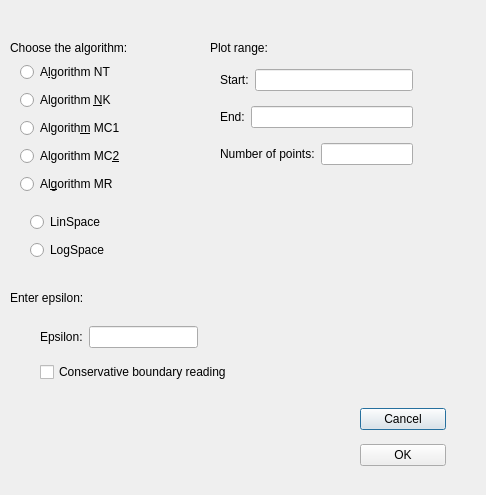
<?xml version="1.0" encoding="UTF-8"?>
<ui version="4.0">
 <class>LoopShapingDialog</class>
 <widget class="QDialog" name="LoopShapingDialog">
  <property name="geometry">
   <rect>
    <x>0</x>
    <y>0</y>
    <width>486</width>
    <height>495</height>
   </rect>
  </property>
  <property name="windowTitle">
   <string>Dialog</string>
  </property>
  <widget class="QLabel" name="label">
   <property name="geometry">
    <rect>
     <x>10</x>
     <y>40</y>
     <width>181</width>
     <height>16</height>
    </rect>
   </property>
   <property name="text">
    <string>Choose the algorithm:</string>
   </property>
  </widget>
  <widget class="QLabel" name="label_2">
   <property name="geometry">
    <rect>
     <x>10</x>
     <y>290</y>
     <width>111</width>
     <height>16</height>
    </rect>
   </property>
   <property name="text">
    <string>Enter epsilon:</string>
   </property>
  </widget>
  <widget class="QWidget" name="layoutWidget">
   <property name="geometry">
    <rect>
     <x>20</x>
     <y>60</y>
     <width>167</width>
     <height>141</height>
    </rect>
   </property>
   <layout class="QVBoxLayout" name="verticalLayout">
    <item>
     <widget class="QRadioButton" name="ntRadio">
      <property name="text">
       <string>A&amp;lgorithm NT</string>
      </property>
     </widget>
    </item>
    <item>
     <widget class="QRadioButton" name="nkRadio">
      <property name="text">
       <string>Algorithm &amp;NK</string>
      </property>
     </widget>
    </item>
    <item>
     <widget class="QRadioButton" name="mc1Radio">
      <property name="text">
       <string>Algorith&amp;m MC1</string>
      </property>
     </widget>
    </item>
    <item>
     <widget class="QRadioButton" name="mc2Radio">
      <property name="text">
       <string>Algorithm MC&amp;2</string>
      </property>
     </widget>
    </item>
    <item>
     <widget class="QRadioButton" name="mrRadio">
      <property name="text">
       <string>Al&amp;gorithm MR</string>
      </property>
     </widget>
    </item>
   </layout>
  </widget>
  <widget class="QWidget" name="layoutWidget1">
   <property name="geometry">
    <rect>
     <x>40</x>
     <y>320</y>
     <width>158</width>
     <height>34</height>
    </rect>
   </property>
   <layout class="QHBoxLayout" name="horizontalLayout">
    <item>
     <widget class="QLabel" name="epsilonLabel">
      <property name="text">
       <string>Epsilon:</string>
      </property>
     </widget>
    </item>
    <item>
     <widget class="QLineEdit" name="epsilonEdit"/>
    </item>
   </layout>
  </widget>
  <widget class="QCheckBox" name="conservativeColumnsCheck">
   <property name="geometry">
    <rect>
     <x>40</x>
     <y>360</y>
     <width>300</width>
     <height>24</height>
    </rect>
   </property>
   <property name="toolTip">
    <string>Judge every point and box by both boundary columns around its phase instead of the nearest one. Removes the small permissive error of the phase grid; the searches without a best-gain bound become much slower.</string>
   </property>
   <property name="text">
    <string>Conservative boundary reading</string>
   </property>
  </widget>
  <widget class="QWidget" name="layoutWidget2">
   <property name="geometry">
    <rect>
     <x>360</x>
     <y>400</y>
     <width>86</width>
     <height>76</height>
    </rect>
   </property>
   <layout class="QVBoxLayout" name="verticalLayout_2">
    <item>
     <widget class="QPushButton" name="cancelButton">
      <property name="text">
       <string>Cancel</string>
      </property>
     </widget>
    </item>
    <item>
     <widget class="QPushButton" name="okButton">
      <property name="text">
       <string>OK</string>
      </property>
     </widget>
    </item>
   </layout>
  </widget>
  <widget class="QLabel" name="label_4">
   <property name="geometry">
    <rect>
     <x>210</x>
     <y>40</y>
     <width>151</width>
     <height>16</height>
    </rect>
   </property>
   <property name="text">
    <string>Plot range:</string>
   </property>
  </widget>
  <widget class="QWidget" name="layoutWidget3">
   <property name="geometry">
    <rect>
     <x>220</x>
     <y>60</y>
     <width>193</width>
     <height>116</height>
    </rect>
   </property>
   <layout class="QVBoxLayout" name="verticalLayout_3">
    <item>
     <layout class="QHBoxLayout" name="horizontalLayout_2">
      <item>
       <widget class="QLabel" name="label_5">
        <property name="text">
         <string>Start:</string>
        </property>
       </widget>
      </item>
      <item>
       <widget class="QLineEdit" name="startEdit"/>
      </item>
     </layout>
    </item>
    <item>
     <layout class="QHBoxLayout" name="horizontalLayout_3">
      <item>
       <widget class="QLabel" name="label_6">
        <property name="text">
         <string>End:</string>
        </property>
       </widget>
      </item>
      <item>
       <widget class="QLineEdit" name="endEdit"/>
      </item>
     </layout>
    </item>
    <item>
     <layout class="QHBoxLayout" name="horizontalLayout_4">
      <item>
       <widget class="QLabel" name="label_7">
        <property name="text">
         <string>Number of points:</string>
        </property>
       </widget>
      </item>
      <item>
       <widget class="QLineEdit" name="pointCountEdit"/>
      </item>
     </layout>
    </item>
   </layout>
  </widget>
  <widget class="QWidget" name="layoutWidget4">
   <property name="geometry">
    <rect>
     <x>30</x>
     <y>210</y>
     <width>92</width>
     <height>54</height>
    </rect>
   </property>
   <layout class="QVBoxLayout" name="verticalLayout_4">
    <item>
     <widget class="QRadioButton" name="linspaceRadio">
      <property name="text">
       <string>LinSpace</string>
      </property>
     </widget>
    </item>
    <item>
     <widget class="QRadioButton" name="logspaceRadio">
      <property name="text">
       <string>LogSpace</string>
      </property>
     </widget>
    </item>
   </layout>
  </widget>
  <widget class="QStackedWidget" name="algorithmStack">
   <property name="geometry">
    <rect>
     <x>230</x>
     <y>199</y>
     <width>231</width>
     <height>181</height>
    </rect>
   </property>
   <widget class="QWidget" name="emptyPage"/>
   <widget class="QWidget" name="page_nand">
    <widget class="QWidget" name="layoutWidget6">
     <property name="geometry">
      <rect>
       <x>30</x>
       <y>80</y>
       <width>111</width>
       <height>83</height>
      </rect>
     </property>
     <layout class="QVBoxLayout" name="verticalLayout_5">
      <item>
       <widget class="QRadioButton" name="centro">
        <property name="text">
         <string>Cen&amp;tre</string>
        </property>
        <property name="checked">
         <bool>true</bool>
        </property>
       </widget>
      </item>
      
      <item>
       <widget class="QRadioButton" name="upperInit">
        <property name="text">
         <string>Upper bo&amp;x</string>
        </property>
       </widget>
      </item>
     </layout>
    </widget>
    <widget class="QLabel" name="initialisation">
     <property name="geometry">
      <rect>
       <x>10</x>
       <y>50</y>
       <width>111</width>
       <height>20</height>
      </rect>
     </property>
     <property name="text">
      <string>Initialisation type:</string>
     </property>
    </widget>
    
   </widget>
  </widget>
 </widget>
 <resources/>
 <connections/>
</ui>
